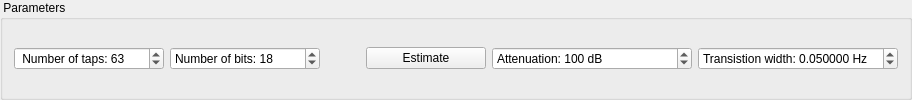
      <widget class="QGroupBox" name="gbParams">
       <property name="title">
        <string> Parameters </string>
       </property>
       <layout class="QGridLayout" name="gridLayout_9">
        <item row="0" column="3">
         <widget class="QPushButton" name="pbEstimate">
          <property name="sizePolicy">
           <sizepolicy hsizetype="Fixed" vsizetype="Fixed">
            <horstretch>0</horstretch>
            <verstretch>0</verstretch>
           </sizepolicy>
          </property>
          <property name="minimumSize">
           <size>
            <width>120</width>
            <height>0</height>
           </size>
          </property>
          <property name="text">
           <string>Estimate</string>
          </property>
         </widget>
        </item>
        <item row="0" column="5">
         <widget class="QDoubleSpinBox" name="dsbTW">
          <property name="minimumSize">
           <size>
            <width>200</width>
            <height>0</height>
           </size>
          </property>
          <property name="prefix">
           <string>Transistion width: </string>
          </property>
          <property name="suffix">
           <string> Hz</string>
          </property>
          <property name="decimals">
           <number>6</number>
          </property>
          <property name="minimum">
           <double>0.000100000000000</double>
          </property>
          <property name="maximum">
           <double>1.000000000000000</double>
          </property>
          <property name="singleStep">
           <double>0.010000000000000</double>
          </property>
          <property name="value">
           <double>0.050000000000000</double>
          </property>
         </widget>
        </item>
        <item row="0" column="0">
         <widget class="QDoubleSpinBox" name="dsbNTaps">
          <property name="sizePolicy">
           <sizepolicy hsizetype="Fixed" vsizetype="Fixed">
            <horstretch>0</horstretch>
            <verstretch>0</verstretch>
           </sizepolicy>
          </property>
          <property name="minimumSize">
           <size>
            <width>150</width>
            <height>0</height>
           </size>
          </property>
          <property name="prefix">
           <string> Number of taps: </string>
          </property>
          <property name="decimals">
           <number>0</number>
          </property>
          <property name="minimum">
           <double>3.000000000000000</double>
          </property>
          <property name="maximum">
           <double>4095.000000000000000</double>
          </property>
          <property name="value">
           <double>63.000000000000000</double>
          </property>
         </widget>
        </item>
        <item row="0" column="1">
         <widget class="QDoubleSpinBox" name="dsbNBits">
          <property name="sizePolicy">
           <sizepolicy hsizetype="Fixed" vsizetype="Fixed">
            <horstretch>0</horstretch>
            <verstretch>0</verstretch>
           </sizepolicy>
          </property>
          <property name="minimumSize">
           <size>
            <width>150</width>
            <height>0</height>
           </size>
          </property>
          <property name="prefix">
           <string>Number of bits: </string>
          </property>
          <property name="decimals">
           <number>0</number>
          </property>
          <property name="maximum">
           <double>63.000000000000000</double>
          </property>
          <property name="value">
           <double>18.000000000000000</double>
          </property>
         </widget>
        </item>
        <item row="0" column="4">
         <widget class="QDoubleSpinBox" name="dsbAtten">
          <property name="sizePolicy">
           <sizepolicy hsizetype="Fixed" vsizetype="Fixed">
            <horstretch>0</horstretch>
            <verstretch>0</verstretch>
           </sizepolicy>
          </property>
          <property name="minimumSize">
           <size>
            <width>200</width>
            <height>0</height>
           </size>
          </property>
          <property name="prefix">
           <string>Attenuation: </string>
          </property>
          <property name="suffix">
           <string> dB</string>
          </property>
          <property name="decimals">
           <number>0</number>
          </property>
          <property name="maximum">
           <double>999.000000000000000</double>
          </property>
          <property name="value">
           <double>100.000000000000000</double>
          </property>
         </widget>
        </item>
        <item row="0" column="2">
         <spacer name="horizontalSpacer_9">
          <property name="orientation">
           <enum>Qt::Horizontal</enum>
          </property>
          <property name="sizeHint" stdset="0">
           <size>
            <width>40</width>
            <height>20</height>
           </size>
          </property>
         </spacer>
        </item>
       </layout>
      </widget>
